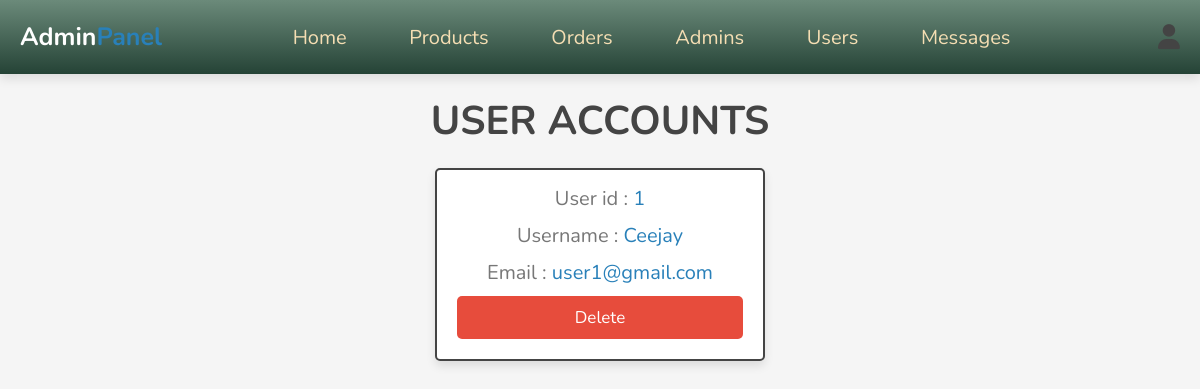
Page /admin/users_accounts.php (signed in) on the earlier database version.
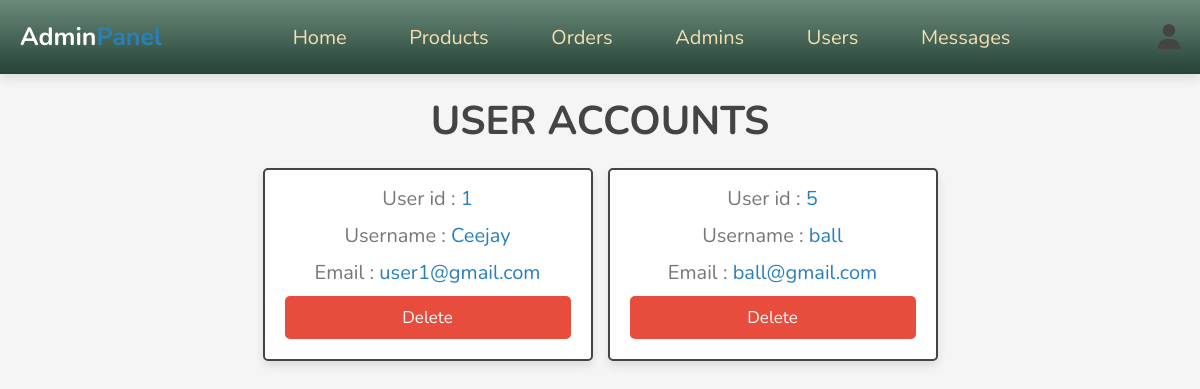
Same page on the later database version.
### tables this page shows
CREATE TABLE `users` (
  `id` int(100) NOT NULL,
  `name` varchar(20) NOT NULL,
  `email` varchar(50) NOT NULL,
  `password` varchar(50) NOT NULL
);

### admin/users_accounts.php (the view, shortened to what this page needs)
<?php
include '../components/connect.php';
?>
<!DOCTYPE html>
<html lang="en">
<head>
   <link rel="stylesheet" href="https://cdnjs.cloudflare.com/ajax/libs/font-awesome/6.1.1/css/all.min.css">
   <link rel="stylesheet" href="../css/admin_style.css">
</head>
<body>
<?php include '../components/admin_header.php'; ?>
<section class="accounts">
   <h1 class="heading">User Accounts</h1>
   <div class="box-container">
   <?php
      $select_accounts = $conn->prepare("SELECT * FROM `users`");
      $select_accounts->execute();
      if($select_accounts->rowCount() > 0){
         while($fetch_accounts = $select_accounts->fetch(PDO::FETCH_ASSOC)){
   ?>
   <div class="box">
      <p> User id : <span><?= $fetch_accounts['id']; ?></span> </p>
      <p> Username : <span><?= $fetch_accounts['name']; ?></span> </p>
      <p> Email : <span><?= $fetch_accounts['email']; ?></span> </p>
      <a href="users_accounts.php?delete=<?= $fetch_accounts['id']; ?>" onclick="return confirm('Delete this account? the user related information will also be deleted.')" class="delete-btn">Delete</a>
   </div>
   <?php
         }
      }else{
         echo '<p class="empty">No accounts available!</p>';
      }
   ?>
   </div>
</section>
</body>
</html>

Differences in the rows shown:
added users: id "5", name "ball", email "ball@gmail.com"
